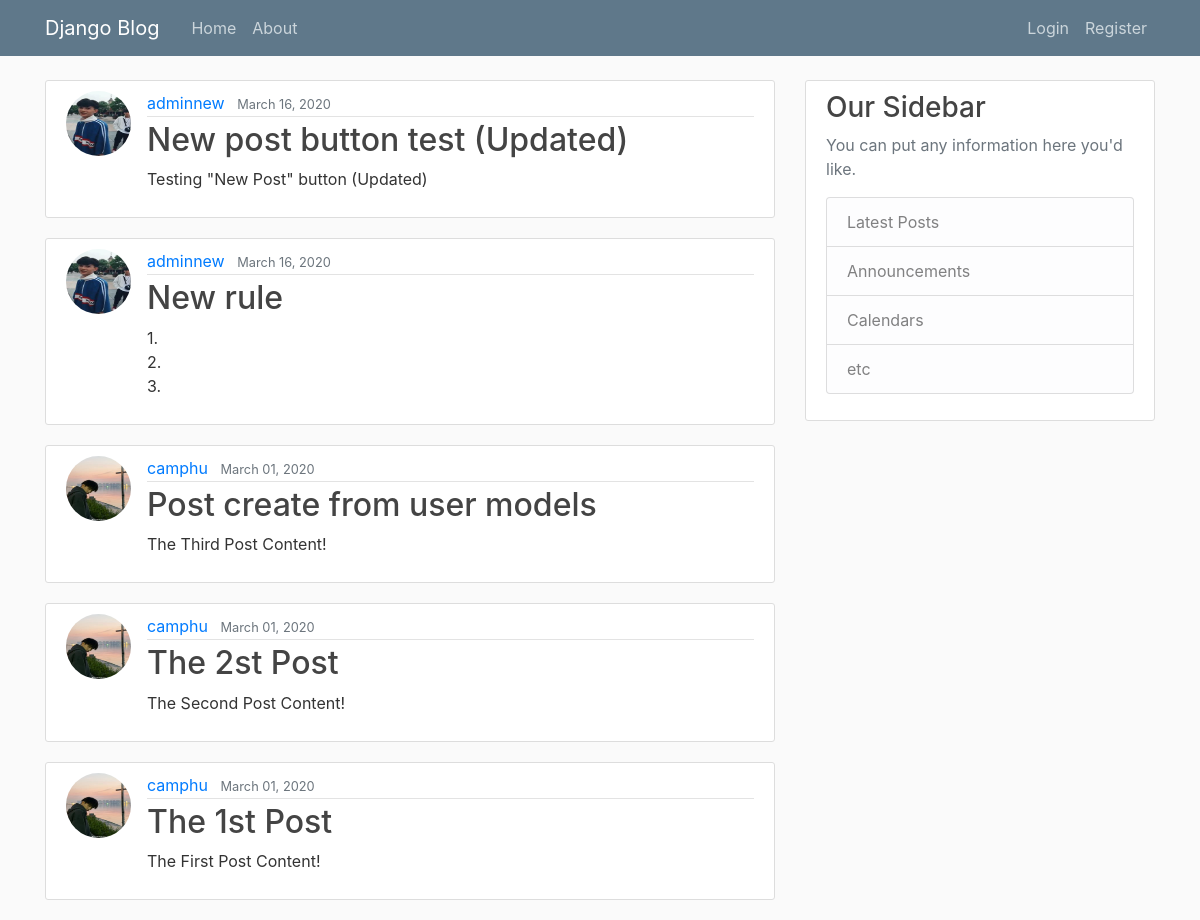
Before: / with the older database file.
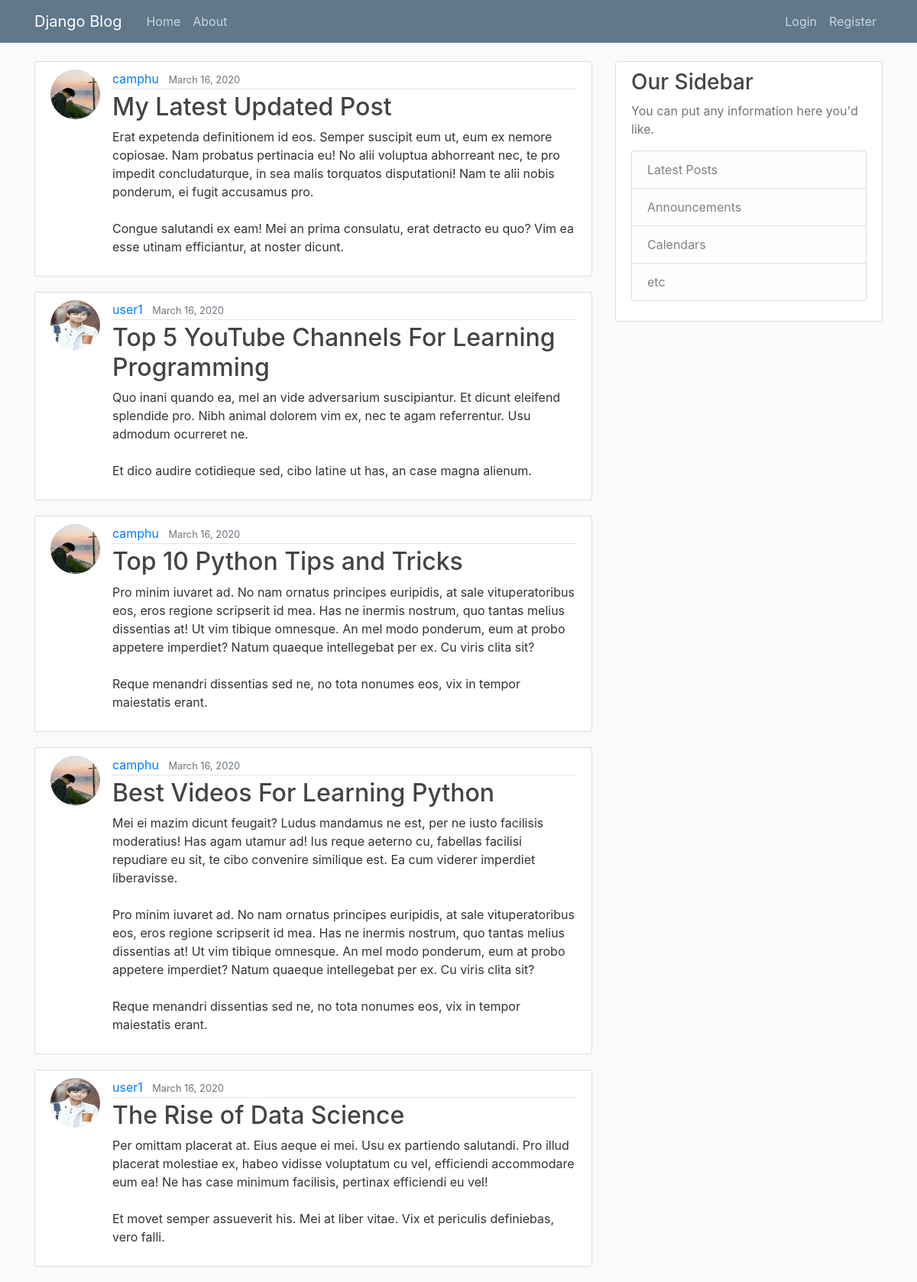
After: the same page with the newer database file.
### blog/models.py (models this page shows, shortened)
class Post(models.Model):
	title = models.CharField(max_length=200)
	content = models.TextField()
	'''
	auto_now = True : update the time every time
	the Post is updated
	auto_now_add = True: update only once
	when the Post is created
	timezone.now don't have '()' because we don't
	want to execute that now
	'''
	date_posted = models.DateTimeField(default=timezone.now)
	author = models.ForeignKey(User,on_delete=models.CASCADE)

### users/models.py (models this page shows, shortened)
class Profile(models.Model):
	user = models.OneToOneField(User,on_delete=models.CASCADE)
	image = models.ImageField(default='default.jpg',upload_to='profile_pics')

### blog/views.py (the view)
# urls.py: path('',PostListView.as_view(),name='blog-home'),
class PostListView(ListView):
	model = Post
	template_name = 'blog/home.html'
	context_object_name = 'posts'
	ordering = ['-date_posted']
	paginate_by = 5

### blog/templates/blog/home.html
{% extends "blog/base.html" %}
{% block content %}
	{% for post in posts %}
		<article class="media content-section">
			<img class="rounded-circle article-img" src="{{ post.author.profile.image.url }}">
		  	<div class="media-body">
		    	<div class="article-metadata">
		      		<a class="mr-2" href="#">{{ post.author }}</a>
			      	<small class="text-muted">{{ post.date_posted|date:"F d, Y" }}</small>
			    </div>
		    <h2><a class="article-title" href="{% url 'post-detail' post.id %}">{{ post.title }}</a></h2>
		    <p class="article-content">{{ post.content }}</p>
		  </div>
		</article>
	{% endfor %}
{% endblock content %}

Changed rows visible on the page:
no longer on this page (row unchanged): Post: author.profile.image (placeholder picture), author "adminnew", date_posted "March 16, 2020", title "New post button test (Updated)", content "Testing \"New Post\" button (Updated)"
no longer on this page (row unchanged): Post: author.profile.image (placeholder picture), author "adminnew", date_posted "March 16, 2020", title "New rule", content "1. 2. 3."
no longer on this page (row unchanged): Post: author.profile.image (picture), author "camphu", date_posted "March 01, 2020", title "Post create from user models", content "The Third Post Content!"
no longer on this page (row unchanged): Post: author.profile.image (picture), author "camphu", date_posted "March 01, 2020", title "The 2st Post", content "The Second Post Content!"
no longer on this page (row unchanged): Post: author.profile.image (picture), author "camphu", date_posted "March 01, 2020", title "The 1st Post", content "The First Post Content!"
added Post: author.profile.image (picture), author "camphu", date_posted "March 16, 2020", title "My Latest Updated Post", content "Erat expetenda definitionem id eos. Semper suscipit eum ut, eum ex nemore copiosae. Nam probatus pertinacia eu! No alii voluptua abhorreant nec, te pro impedit concludaturque, in sea malis torquatos disputationi! Nam te alii nobis ponderum, ei fugit accusamus pro. Congue salutandi ex eam! Mei an prima consulatu, erat detracto eu quo? Vim ea esse utinam efficiantur, at noster dicunt."
added Post: author.profile.image (picture), author "user1", date_posted "March 16, 2020", title "Top 5 YouTube Channels For Learning Programming", content "Quo inani quando ea, mel an vide adversarium suscipiantur. Et dicunt eleifend splendide pro. Nibh animal dolorem vim ex, nec te agam referrentur. Usu admodum ocurreret ne. Et dico audire cotidieque sed, cibo latine ut has, an case magna alienum."
added Post: author.profile.image (picture), author "camphu", date_posted "March 16, 2020", title "Top 10 Python Tips and Tricks", content "Pro minim iuvaret ad. No nam ornatus principes euripidis, at sale vituperatoribus eos, eros regione scripserit id mea. Has ne inermis nostrum, quo tantas melius dissentias at! Ut vim tibique omnesque. An mel modo ponderum, eum at probo appetere imperdiet? Natum quaeque intellegebat per ex. Cu viris clita sit? Reque menandri dissentias sed ne, no tota nonumes eos, vix in tempor maiestatis erant."
added Post: author.profile.image (picture), author "camphu", date_posted "March 16, 2020", title "Best Videos For Learning Python", content "Mei ei mazim dicunt feugait? Ludus mandamus ne est, per ne iusto facilisis moderatius! Has agam utamur ad! Ius reque aeterno cu, fabellas facilisi repudiare eu sit, te cibo convenire similique est. Ea cum viderer imperdiet liberavisse. Pro minim iuvaret ad. No nam ornatus principes euripidis, at sale vituperatoribus eos, eros regione scripserit id mea. Has ne inermis nostrum, quo tantas melius dissentias at! Ut vim tibique omnesque. An mel modo ponderum, eum at probo appetere imperdiet? Natum quaeque intellegebat per ex. Cu viris clita sit? Reque menandri dissentias sed ne, no tota nonumes eos, vix in tempor maiestatis erant."
added Post: author.profile.image (picture), author "user1", date_posted "March 16, 2020", title "The Rise of Data Science", content "Per omittam placerat at. Eius aeque ei mei. Usu ex partiendo salutandi. Pro illud placerat molestiae ex, habeo vidisse voluptatum cu vel, efficiendi accommodare eum ea! Ne has case minimum facilisis, pertinax efficiendi eu vel! Et movet semper assueverit his. Mei at liber vitae. Vix et periculis definiebas, vero falli."
